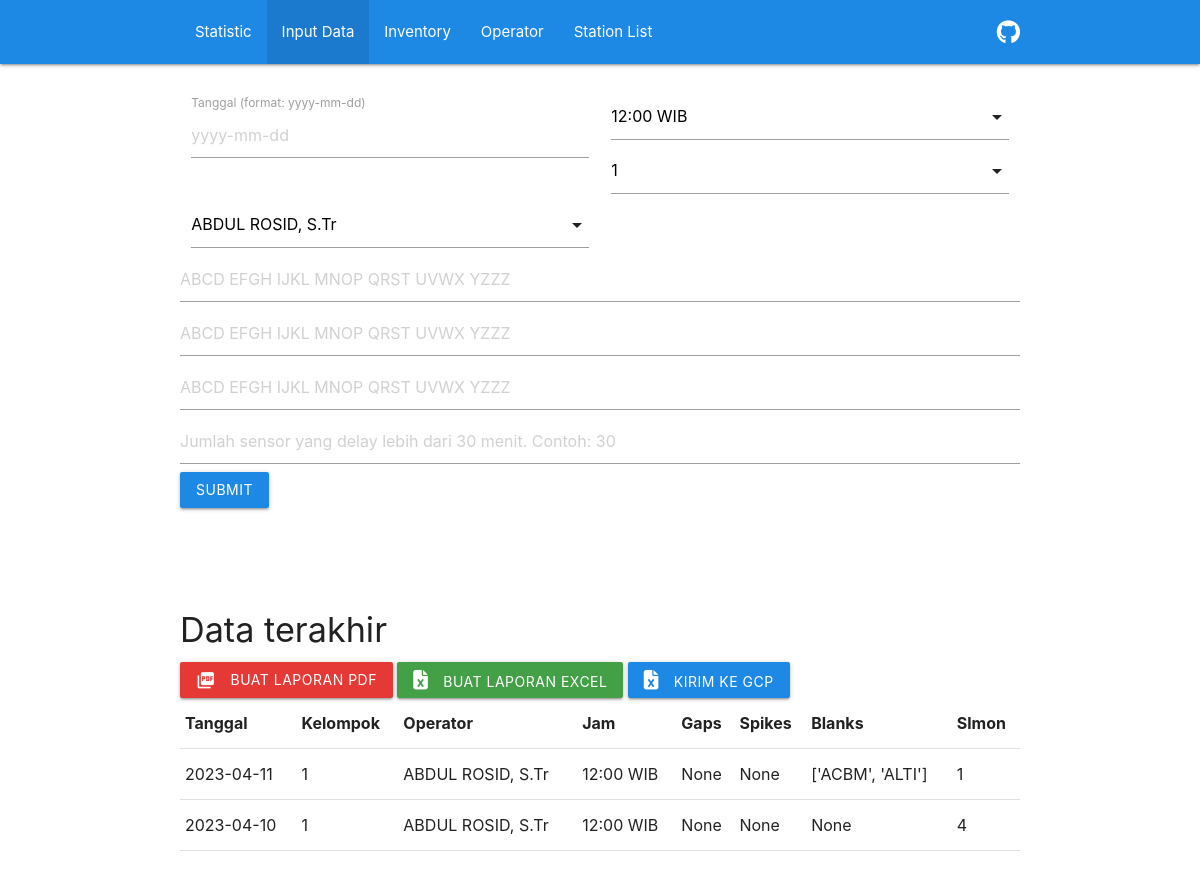
/checklist-seiscomp/create_view/, run on an earlier commit of the app's database.
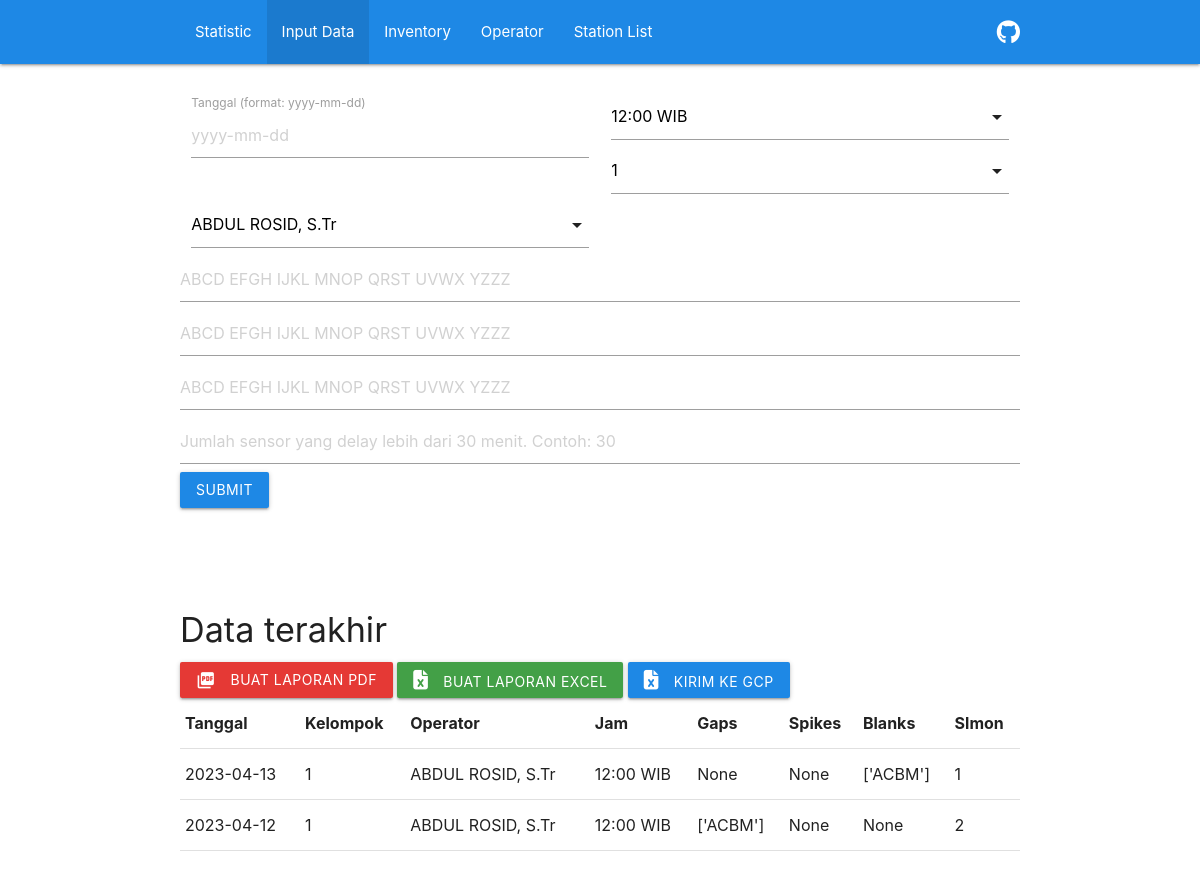
And on a later commit of the database.
### ChecklistSeiscomp/models.py (models this page shows, shortened)
class ChecklistSeiscompModel(models.Model):
    tanggal = models.DateField()
    jam = models.CharField(max_length=20, choices=WAKTU, default='12:00 WIB')
    kelompok = models.IntegerField(choices=KELOMPOK, default=1)
    operator = models.TextField(null=True,)
    gaps = models.CharField(max_length=500, null=True, blank=True)
    spikes = models.CharField(max_length=500, null=True, blank=True)
    blanks = models.CharField(max_length=500, null=True, blank=True)
    slmon = models.PositiveIntegerField(null=True, blank=True)

### ChecklistSeiscomp/views.py (the view)
# urls.py: path('create_view/', views.create_view, name='create_view'),
def create_view(request):
    context = {}
    context['dataset'] = ChecklistSeiscompModel.objects.all().order_by('-tanggal')[:2]
    input_form = InputForm(request.POST or None)
    if input_form.is_valid():
        input_form.save()
        input_form = InputForm()
    context['input_form'] = input_form
    return render(request, "create_view.html", context)

### ChecklistSeiscomp/models.py (called while the page is built)
    def __str__(self):
        return self.name

### ChecklistSeiscomp/templates/create_view.html (shortened to what this page needs)
{% extends "base.html" %}
{% load materializecss %}
{% block content %}
<div class="container" style="padding-top: 2rem; padding-bottom: 2rem;">
    <div class="row">
        <form method="POST" enctype="multipart/form-data">
            <div class="col m6 s12">
                <label for="tanggal">Tanggal (format: yyyy-mm-dd)</label>
                {{ input_form.tanggal }}
            </div>
            <div class="col m6 s12">
            </div>
            <div class="col m6 s12">
            </div>
            <div class="col m6 s12">
            </div>
            <div>
                {{ input_form.gaps|materializecss}}
            </div>
            <div>
                {{ input_form.spikes|materializecss}}
            </div>
            <div>
                {{ input_form.blanks|materializecss}}
            </div>
            <div>
                {{ input_form.slmon|materializecss}}
            </div>
            <button type="submit" class="btn waves-effect waves-light blue darken-1" type="submit"
                name="action">Submit</button>
        </form>
    </div>
    <br><br>
    <h4>Data terakhir</h4>
    <a style="" class="waves-effect waves-light btn red darken-1"
        onclick="window.location.href='{% url 'ChecklistSeiscomp:export_pdf_instant' %}'"><i
            class="material-icons left">picture_as_pdf</i>Buat
        Laporan PDF</a>
    <a class="waves-effect waves-light btn green darken-1"
        onclick="window.location.href='{% url 'ChecklistSeiscomp:export_excel_instant' %}'"><i
            class="fa-solid fa-file-excel" style="padding-right: 1rem;"></i>Buat Laporan
        Excel</a>
    <a class="waves-effect waves-light btn blue darken-1"
        onclick="window.location.href='{% url 'ChecklistSeiscomp:send_to_gcp_ss' %}'"><i
            class="fa-solid fa-file-excel" style="padding-right: 1rem;"></i>Kirim ke GCP</a>
    <table>
        <tr>
            <th>Tanggal</th>
            <th>Kelompok</th>
            <th>Operator</th>
            <th>Jam</th>
            <th>Gaps</th>
            <th>Spikes</th>
            <th>Blanks</th>
            <th>Slmon</th>
        </tr>
        {% for data in dataset %}
        <tr>
            <td> {{ data.tanggal|date:'Y-m-d' }} </td>
            <td> {{ data.kelompok }} </td>
            <td> {{ data.operator }} </td>
            <td> {{ data.jam }} </td>
            <td> {{ data.gaps }} </td>
            <td> {{ data.spikes }} </td>
            <td> {{ data.blanks }} </td>
            <td> {{ data.slmon }} </td>
        </tr>
        {% endfor %}
    </table>
</div>
{% endblock content %}

What changed in the data, as far as the page shows it:
no longer on this page (row unchanged): ChecklistSeiscompModel: tanggal "2023-04-11", kelompok "1", operator "ABDUL ROSID, S.Tr", jam "12:00 WIB", gaps "None", spikes "None", blanks "['ACBM', 'ALTI']", slmon "1"
no longer on this page (row unchanged): ChecklistSeiscompModel: tanggal "2023-04-10", kelompok "1", operator "ABDUL ROSID, S.Tr", jam "12:00 WIB", gaps "None", spikes "None", blanks "None", slmon "4"
added ChecklistSeiscompModel: tanggal "2023-04-13", kelompok "1", operator "ABDUL ROSID, S.Tr", jam "12:00 WIB", gaps "None", spikes "None", blanks "['ACBM']", slmon "1"
added ChecklistSeiscompModel: tanggal "2023-04-12", kelompok "1", operator "ABDUL ROSID, S.Tr", jam "12:00 WIB", gaps "['ACBM']", spikes "None", blanks "None", slmon "2"
